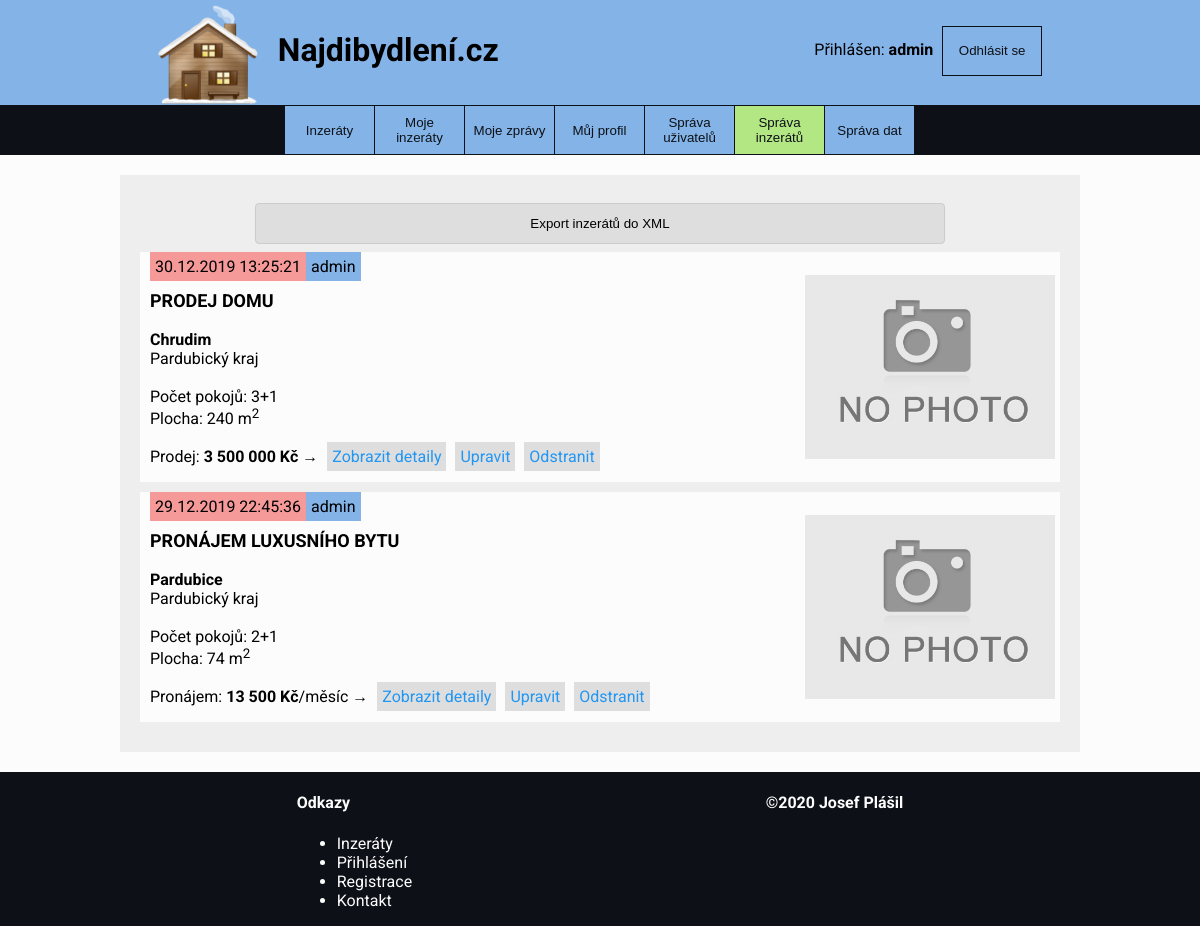
The app's page /index.php?page=manage_ads (signed in) with its own data.
### tables this page shows
CREATE TABLE IF NOT EXISTS `items`
(
    `item_id`                INT(5)      NOT NULL AUTO_INCREMENT,
    `publication_date`       DATETIME    NOT NULL,
    `modification_date`      DATETIME    NULL,
    `price`                  INT(7)      NOT NULL,
    `area`                   INT(6)      NOT NULL,
    `users_user_id`          INT(6)      NOT NULL,
    `categories_category_id` INT(2)      NOT NULL,
    `title`                  VARCHAR(45) NOT NULL,
    `description`            TEXT        NOT NULL,
    `rooms_room_id`          INT(2)      NOT NULL,
    `cities_city_id`         INT         NOT NULL,
    `type`                   VARCHAR(45) NOT NULL,
    PRIMARY KEY (`item_id`),
    INDEX `fk_ITEM_USERS1_idx` (`users_user_id` ASC),
    INDEX `fk_ITEM_CATEGORY1_idx` (`categories_category_id` ASC),
    INDEX `fk_ITEMS_ROOMS1_idx` (`rooms_room_id` ASC),
    INDEX `fk_items_cities1_idx` (`cities_city_id` ASC),
    CONSTRAINT `fk_ITEM_USERS1`
        FOREIGN KEY (`users_user_id`)
            REFERENCES `users` (`user_id`)
            ON DELETE NO ACTION
            ON UPDATE NO ACTION,
    CONSTRAINT `fk_ITEM_CATEGORY1`
        FOREIGN KEY (`categories_category_id`)
            REFERENCES `categories` (`category_id`)
            ON DELETE NO ACTION
            ON UPDATE NO ACTION,
    CONSTRAINT `fk_ITEMS_ROOMS1`
        FOREIGN KEY (`rooms_room_id`)
            REFERENCES `rooms` (`room_id`)
            ON DELETE NO ACTION
            ON UPDATE NO ACTION,
    CONSTRAINT `fk_items_cities1`
        FOREIGN KEY (`cities_city_id`)
            REFERENCES `cities` (`city_id`)
            ON DELETE NO ACTION
            ON UPDATE NO ACTION
);

CREATE TABLE IF NOT EXISTS `users`
(
    `user_id`     INT(6)      NOT NULL AUTO_INCREMENT,
    `username`    VARCHAR(45) NOT NULL,
    `password`    VARCHAR(45) NOT NULL,
    `email`       VARCHAR(45) NOT NULL,
    `created`     DATETIME    NOT NULL,
    `description` TEXT        NOT NULL,
    `role`        VARCHAR(15) NOT NULL,
    PRIMARY KEY (`user_id`)
);

CREATE TABLE IF NOT EXISTS `cities`
(
    `city_id`           INT         NOT NULL AUTO_INCREMENT,
    `name`              VARCHAR(45) NOT NULL,
    `regions_region_id` INT         NOT NULL,
    PRIMARY KEY (`city_id`),
    INDEX `fk_cities_regions1_idx` (`regions_region_id` ASC),
    CONSTRAINT `fk_cities_regions1`
        FOREIGN KEY (`regions_region_id`)
            REFERENCES `regions` (`region_id`)
            ON DELETE NO ACTION
            ON UPDATE NO ACTION
);

CREATE TABLE IF NOT EXISTS `regions`
(
    `region_id` INT(2)      NOT NULL AUTO_INCREMENT,
    `name`      VARCHAR(75) NOT NULL,
    PRIMARY KEY (`region_id`)
);

CREATE TABLE IF NOT EXISTS `rooms`
(
    `room_id` INT(2)      NOT NULL AUTO_INCREMENT,
    `name`    VARCHAR(10) NOT NULL,
    PRIMARY KEY (`room_id`)
);

CREATE TABLE IF NOT EXISTS `images`
(
    `image_id`      INT          NOT NULL AUTO_INCREMENT,
    `name`          VARCHAR(75)  NOT NULL,
    `path`          VARCHAR(256) NOT NULL,
    `items_item_id` INT(5)       NOT NULL,
    PRIMARY KEY (`image_id`),
    INDEX `fk_images_items1_idx` (`items_item_id` ASC),
    CONSTRAINT `fk_images_items1`
        FOREIGN KEY (`items_item_id`)
            REFERENCES `items` (`item_id`)
            ON DELETE NO ACTION
            ON UPDATE NO ACTION
);

### data/function.php (called while the page is built, shortened)
<?php
$dbServername = "localhost";
$dbUsername = "root";
$dbPassword = "Database1001";
$dbName = 'db_dev';
function getAllUsersItems() {
    global $dbServername, $dbUsername, $dbPassword, $dbName;
    $conn = new mysqli($dbServername, $dbUsername, $dbPassword, $dbName);
    $sql = "SELECT item_id, publication_date, modification_date, price, area, users.username,categories.name AS category,
       title, items.description, cities.name AS city, regions.name AS region, rooms.name AS room, type FROM items
                JOIN users ON items.USERS_user_id=user_id
                JOIN categories ON items.categories_category_id = categories.category_id
                JOIN cities ON items.cities_city_id = cities.city_id
                JOIN regions on cities.regions_region_id = region_id
                LEFT JOIN rooms on items.ROOMS_room_id = room_id
                ORDER BY publication_date DESC";
    return $conn->query($sql);
}
function getPictures($id) {
    global $dbServername, $dbUsername, $dbPassword, $dbName;
    $conn = new mysqli($dbServername, $dbUsername, $dbPassword, $dbName);
    $sql = "SELECT * FROM images WHERE items_item_id = $id";
    return $conn->query($sql);
}

### page/manage_ads.php (the view, shortened to what this page needs)
<?php
$itemsAll = getAllUsersItems();
$itemsExport = getAllUsersItems();
?>
<div class="full-width-wrapper">
    <div class="flex-wrap">
        <div class="item-details">
            <div id="user-items-list">
                <?php
                if ($itemsExport->num_rows > 0) {
                    echo "
                        <div class=\"message-form\">
                            <form method='post'>
                                <input type='submit' name='export' value='Export inzerátů do XML'>
                            </form>
                        </div>
                        ";
                }
                if ($itemsAll->num_rows > 0) {
                    while ($rowUserItems = $itemsAll->fetch_assoc()) {
                        $itemId = $rowUserItems["item_id"];
                        try {
                            $modificationDate = date_format(new DateTime($rowUserItems["modification_date"]), "d.m.Y H:i:s");
                        } catch (Exception $e){echo 'Message: ' .$e->getMessage();}
                        $price = number_format($rowUserItems["price"], 0, '.', ' ');
                        $area = $rowUserItems["area"];
                        $itemUsername = $rowUserItems["username"];
                        $title = $rowUserItems["title"];
                        $city = $rowUserItems["city"];
                        $region = $rowUserItems["region"];
                        $room = $rowUserItems["room"];
                        $type = $rowUserItems["type"];
                        $pictures = getPictures($itemId);
                        ?>
                        <div class="user-item-row">
                            <?php
                            echo "
                            <div class='information'>
                            <span class='item-date'>$modificationDate</span>
                            <span class='item-date' style='background: #84B3E7'>$itemUsername</span><br><br>
                            <span class='item-title'>$title</span><br><br>
                            <span><b>$city</b></span><br>
                            <span>$region</span><br><br>
                            <span>Počet pokojů: $room</span><br>
                            <span>Plocha: $area m<sup>2</sup></span><br><br>
                        ";
                            if ($type == 'Pronájem'){
                                echo "<span>Pronájem: <b>$price Kč</b>/měsíc</span>";
                            } else if ($type == 'Prodej') {
                                echo "<span>Prodej: <b>$price Kč</b></span>";
                            }
                            echo "
                            &rarr; <a class=\"information-link\" href=\"?page=details&item=$itemId\">Zobrazit detaily</a>
                            <a class=\"information-link\" href=\"?page=edit_ad&item=$itemId\">Upravit</a>
                            <a class=\"information-link\" href=\"?page=delete_ad&item=$itemId\" onclick=\"return confirm('Opravdu chcete inzerát smazat?')\">Odstranit</a>
                        </div>
                        ";
                            if ($pictures->num_rows > 0) {
                                $rowPicture = $pictures->fetch_assoc();
                                $pictureName = $rowPicture["name"];
                                $picturePath = $rowPicture["path"];
                                echo "
                                <div class='image-container'>
                                    <img src= '$picturePath' alt='$pictureName'>
                                </div>
                            ";
                            } else {
                                echo "
                                <div class='image-container'>
                                    <img src= './img/no-image.PNG' alt='no-image'>
                                </div>
                            ";
                            }
                            ?>
                        </div>
                        <?php
                    }
                } else {
                    echo "<b>Žádné inzeráty k dispozici.</b>";
                }
                ?>
            </div>
        </div>
    </div>
</div>

### style/layout.css (style rules this page uses)
body, html { height: 100%; background-color: #fcfcfc; }
body { font-family: 'Roboto', sans-serif; position: relative; margin: 0; }
.full-width-wrapper { max-width: 960px !important; margin: 0 auto; position: relative; }
.flex-wrap { display: flex; flex-wrap: wrap; justify-content: space-around; width: 100%; float: right; position: relative; }
.search-form input[type=text], input[type=submit], select { width: 100%; padding: 12px 20px; margin: 8px 0; display: inline-block; border: 1px solid #ccc; border-radius: 4px; box-sizing: border-box; }
.user-item-row { background: #fcfcfc; width: 100%; height: 230px; text-align: left; margin: 0 auto 10px; float: left; }
.information { padding-left: 10px; float: left; }
.item-title { font-size: 18px; font-weight: bold; text-transform: uppercase; }
.item-date { float: left; padding: 5px; background: #f69999; }
.information-link { text-decoration: none; color: #2196F3; background: #dedede; padding: 5px; margin-left: 5px; }
.image-container { float: right; padding: 5px; height: 220px; width: 250px; display: flex; align-items: center; justify-content: center; }
.image-container img { max-width: 100%; max-height: 100%; }
.item-details { width: 100%; position: relative; padding: 20px; margin: 20px 0; background: #eee; text-align: center; }
.message-form { width: 75%; margin: 0 auto; text-align: left; }
.message-form input, textarea { width: 100%; padding: 12px 20px; margin: 8px 0; display: inline-block; border: 1px solid #ccc; border-radius: 4px; box-sizing: border-box; }
.message-form input[type=submit] { background: #dedede; }

### records on screen
items: modification_date "30.12.2019 13:25:21", users_user.username "admin", title "PRODEJ DOMU", cities_city.name "Chrudim", regions.name "Pardubický kraj", rooms_room.name "3+1", area "240", price "3 500 000"
items: modification_date "29.12.2019 22:45:36", users_user.username "admin", title "PRONÁJEM LUXUSNÍHO BYTU", cities_city.name "Pardubice", regions.name "Pardubický kraj", rooms_room.name "2+1", area "74", price "13 500", images.path+name (placeholder picture)

### other values on screen
$username "admin"
